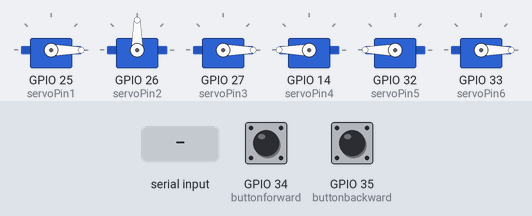
Bench run of a sketch on a simulated ESP32. On the bench: 6 × servo. The inputs (shaded band) are chosen by the test bench; at power-on: GPIO 34 (buttonforward) LOW, GPIO 35 (buttonbackward) LOW. Nothing arrives over Bluetooth unless stated.

Above: at 1.2 s.
1.3 s: GPIO 34 (buttonforward) pulled HIGH for 0.15 s
At 2.0 s:
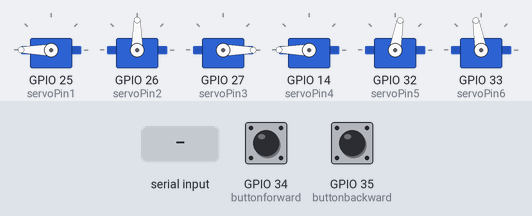
7.4 s: "previous page\n" received over the second serial link
At 12.8 s:
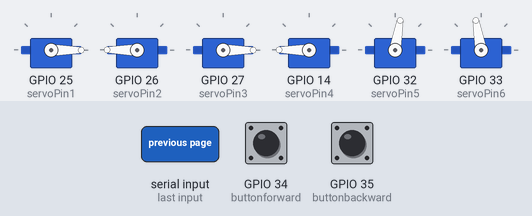
16.4 s: GPIO 34 (buttonforward) pulled HIGH for 3.2 s
At 22.3 s:
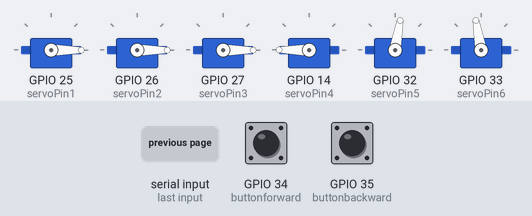
Timing chart, 0 to 27.1 s (numbered marks = the images above; inputs shaded):
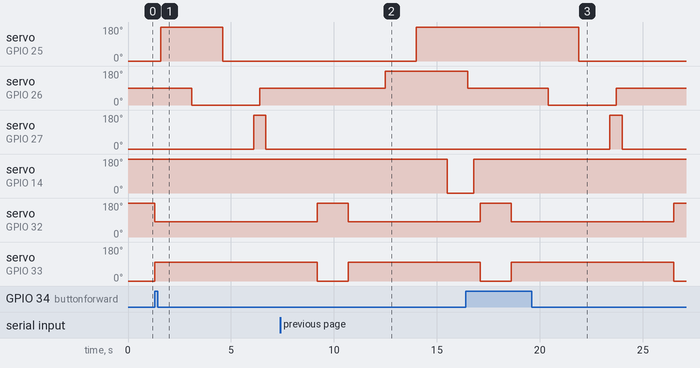

The sketch:

hands-free-page-turner.ino
```cpp
#include <ESP32Servo.h>
#include <BluetoothSerial.h>

const int servoPin1 = 25; // Adjust pin numbers as needed for your ESP32
const int servoPin2 = 26;
const int servoPin3 = 27;
const int servoPin4 = 14;
const int servoPin5 = 32;
const int servoPin6 = 33;
const int buttonforward= 34;
const int buttonbackward= 35;
int buttonState=0;
int buttonState2=0;

Servo servo1;
Servo servo2;
Servo servo3;
Servo servo4;
Servo servo5;
Servo servo6;

BluetoothSerial SerialBT;
String incomingData;        // String to store received data from Bluetooth

int pageTurnAngle = 90; // Adjust based on your servo motor range and desired page turn extent
int turnDelay = 1500;   // Adjust delay between page turns (in milliseconds)
int rev=180;

int bookmark = 0;
bool shouldCountBookmark = false;  // Variable to store the bookmarked page number

void setup() {
  Serial.begin(115200);   // Initialize serial communication for debugging (optional)
  pinMode(buttonforward,INPUT);
  pinMode(buttonbackward,INPUT);

  servo1.attach(servoPin1);
  servo2.attach(servoPin2);
  servo3.attach(servoPin3);
  servo4.attach(servoPin4);
  servo5.attach(servoPin5);
  servo6.attach(servoPin6);

  servo1.write(0);
  servo2.write(90);
  servo3.write(0);
  servo4.write(180);
  servo5.write(200);
  servo6.write(0);
  SerialBT.begin("ESP32_Relay_Control");  // Replace with your desired name

}
// Flag to indicate whether bookmark count should increase

void loop() {
  buttonState = digitalRead(buttonforward);
  buttonState2 = digitalRead(buttonbackward);

  if (SerialBT.available()) {
    incomingData = "";  // Clear the incoming data string before reading

    // Read data until newline character is received for complete sentence
    while (SerialBT.available() && SerialBT.peek() != '\n') {
      incomingData += (char)SerialBT.read();
    }

    // Remove the newline character (optional)
    incomingData.trim();
    incomingData.toLowerCase();

    if (incomingData=="next page") {
      turnPageForward();
      delay(turnDelay);
      if (shouldCountBookmark) { // Increment bookmark count if flag is true
        updateBookmark(); // Update bookmark when turning to the next page
      }
    } else if (incomingData=="previous page") {
      turnPageBackward();
      delay(turnDelay);
      if (shouldCountBookmark) { // Increment bookmark count if flag is true
        updateBookmark(); // Update bookmark when turning to the previous page
      }
    } else if (incomingData=="add bookmark") {
      shouldCountBookmark = true; // Set flag to true when "add bookmark" command is received
      bookmark = 0; // Reset bookmark count
    } else if (incomingData=="go to bookmark") {
      goToBookmark();
    }
  }

  if (buttonState == HIGH ) {
    turnPageForward();
    delay(turnDelay);
    if (shouldCountBookmark) { // Increment bookmark count if flag is true
      updateBookmark(); // Update bookmark when turning to the next page
    }
  } else if(buttonState2 == HIGH) {
    turnPageBackward();
    delay(turnDelay);
    if (shouldCountBookmark) { // Increment bookmark count if flag is true
      updateBookmark(); // Update bookmark when turning to the previous page
    }
  }
}


void turnPageForward() {
  servo5.write(80);
  servo6.write(100);
  delay(300);
  servo1.write(180);
  delay(turnDelay);
  servo2.write(0);
  delay(turnDelay);

  servo1.write(0);
  delay(turnDelay);
  servo3.write(180);
   delay(300);
   servo2.write(90);
  delay(300);

    servo3.write(0);
   delay(1000);
  servo2.write(90);
  delay(turnDelay);

  servo5.write(200);
  servo6.write(0);
}

void turnPageBackward() {
  servo5.write(80);
  servo6.write(100);
  delay(300);

  servo1.write(0);
  delay(turnDelay);
  servo2.write(180);
  delay(turnDelay);

  servo1.write(180);
  delay(turnDelay);

  servo4.write(0);
  delay(1000);
   servo2.write(90);
     delay(300);

  servo4.write(180);
  delay(300);


  servo5.write(200);
  servo6.write(0);

}

void goToBookmark() {
  for (int i = 0; i < bookmark; i++) {
    turnPageBackward(); // Go back bookmark times
    delay(turnDelay);
  }

  bookmark=0;
}

void updateBookmark() {
  bookmark++; // Increment the bookmark when turning pages
}
```

Measured:
- after the input at 1.3 s, servo on GPIO 25 (servoPin1): 0° → 180° after 0.30 s, → 0° 3.0 s later; servo on GPIO 26 (servoPin2): 90° → 0° after 1.8 s, → 90° 3.3 s later; servo on GPIO 27 (servoPin3): 0° → 180° after 4.8 s, → 0° 0.60 s later; servo on GPIO 32 (servoPin5): 180° → 80° at once; servo on GPIO 33 (servoPin6): 0° → 100° at once
- after the input at 7.4 s, servo on GPIO 25 (servoPin1): 0° → 180° after 6.6 s; servo on GPIO 26 (servoPin2): 90° → 180° after 5.1 s; servo on GPIO 14 (servoPin4): 180° → 0° after 8.1 s
- after the input at 16.4 s, servo on GPIO 25 (servoPin1): 180° → 0° after 5.5 s; servo on GPIO 27 (servoPin3): 0° → 180° after 7.0 s, → 0° 0.60 s later
